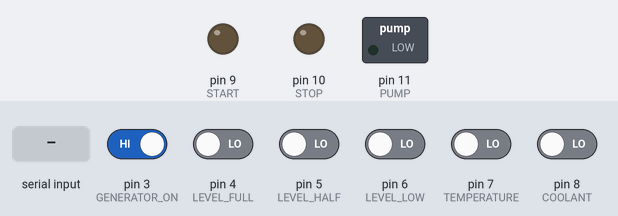
Bench run of a sketch on a simulated Arduino Uno, built with avr-gcc and run on an emulated ATmega328P. On the bench: switched loads named in the sketch (green lamp = pin HIGH), output pins drawn as LEDs (lit = HIGH). Dashed ring = blinking. The inputs (shaded band) are chosen by the test bench; at power-on: pin 3 (GENERATOR_ON) HIGH, pin 4 (LEVEL_FULL), pin 5 (LEVEL_HALF), pin 6 (LEVEL_LOW), pin 7 (TEMPERATURE), pin 8 (COOLANT) LOW. What the sketch prints to the serial monitor is not drawn.

Above: at 2.4 s.
2.5 s: "30,150\n" received over Serial
At 4.6 s:
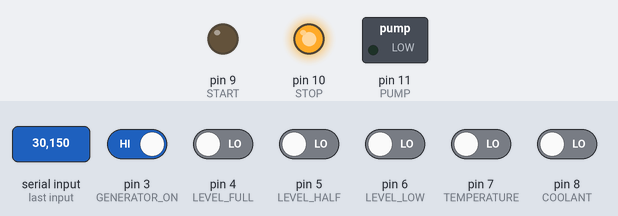
5.5 s: "90,45\n" received over Serial
At 7.3 s:
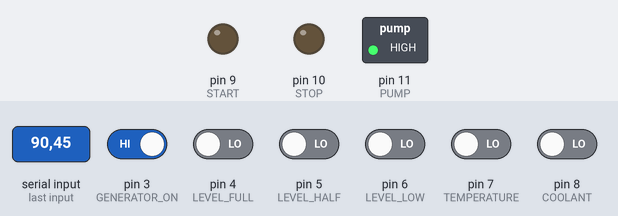
8.5 s: "1\n" received over Serial
At 9.8 s:
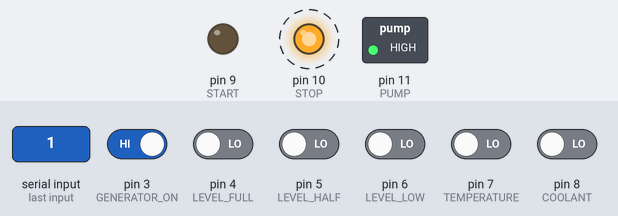
11.5 s: pin 3 (GENERATOR_ON) driven LOW
At 12.3 s:
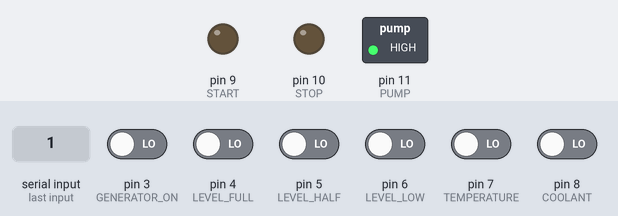
15.2 s: pin 4 (LEVEL_FULL) driven HIGH
At 16.5 s:
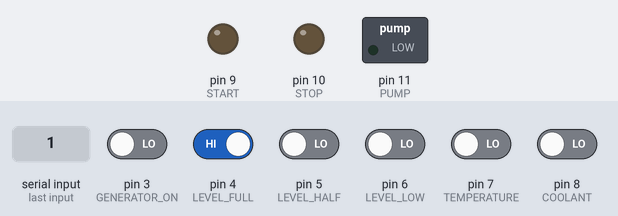
Timing chart, 0 to 18.2 s (numbered marks = the images above; inputs shaded):
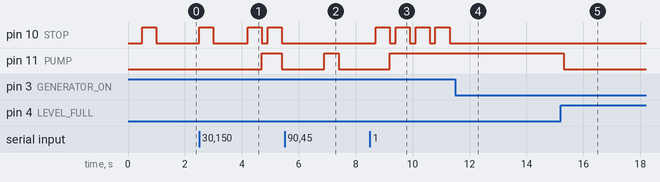

The sketch:

generator_control.ino
```cpp
const int ZESA_ON = 2;
const int GENERATOR_ON = 3;
const int LEVEL_FULL = 4;
const int LEVEL_HALF = 5;
const int LEVEL_LOW =6;
const int TEMPERATURE = 7;
const int COOLANT = 8;

// list of outputs to control
const int START =9;
const int STOP =10;
const int PUMP = 11;


void setup(){
  // list of inputs to monitor

pinMode(ZESA_ON, INPUT);
pinMode(GENERATOR_ON, INPUT);
pinMode(LEVEL_FULL, INPUT);
pinMode(LEVEL_HALF, INPUT);
pinMode(LEVEL_LOW, INPUT);

pinMode(START, OUTPUT);
pinMode(STOP, OUTPUT);
pinMode(PUMP, OUTPUT);
Serial.begin(9600);

}

void loop() {
  // check if in auto mode
  delay(500);
  Serial.println("Gone into auto check");
  manualMode();
}


void autoMode(){
  Serial.println("in auto mode");
  while(1){
      sendParameters();
      delay(200);
      char ch = Serial.read();
      Serial.flush();

      if(digitalRead(TEMPERATURE) == 1 || digitalRead(COOLANT) == 1){
      _stop();
      manualMode();
     }

      if(ch - '0' == 0){
        manualMode();
      }

      if(digitalRead(ZESA_ON != 1)){
      start();
      }else{
        _stop();
      }

     if(digitalRead(LEVEL_HALF)!= 1){
        startPump();
      // will implement timer based safeguard on the pump
     }
     if(digitalRead(LEVEL_FULL)){
        stopPump();
     }

  }

  }
void manualMode(){
      sendParameters();
      Serial.println("In manual mode");
      _stop();
      stopPump();
      int val;
      while(1){
        delay(500);
        while(1){
        char ch = Serial.read();
        Serial.flush();
        if(isDigit(ch)){
          val = (ch -'0');
          break;
              }
          }


      switch(val){
        case 1:
          //the integer 1 will start go to auto
          autoMode();
          break;
        case 2:
          //the integer 2 will start the generator manually
          start();
          break;
        case 3:
          //3 stops the generator
          _stop();
          break;
        case 4:
          //4 starts the pump
          startPump();
          break;
        case 5:
          //5 stops the pump
          stopPump();
          break;
        case 6:
          sendParameters();
          break;
        default:
          // if no Serial data
          Serial.println("NO data transmitted on manual mode");
          break;
                }
            }
        }

void start(){
  if(digitalRead(GENERATOR_ON) == 0){
    digitalWrite(START, HIGH);
    delay(200);
    digitalWrite(START, LOW);
    Serial.println("Generator started");
  }
}

void _stop(){
  if(digitalRead(GENERATOR_ON) == 1){
    digitalWrite(STOP, HIGH);
    delay(500);
    digitalWrite(STOP, LOW);
    Serial.println("Generator stopped");
  }
}

void startPump(){
    digitalWrite(PUMP, HIGH);
    Serial.println("Pump Started");
}

void stopPump(){
    digitalWrite(PUMP, LOW);
    Serial.println("Pump stopped");
  }

int autoCheck(){
  if(Serial.available()){
    while(1){
      char resp = Serial.read();
      Serial.flush();
      if(isDigit(resp)){
          int val = (resp - '0');
          Serial.println(val);
          return val;
      }
    }
}
}

void sendParameters(){
    char temp = '0';
    char cool = '0';
    char levl = '0';
    char genr = '0';
    if(digitalRead(TEMPERATURE) == HIGH){
      temp = "1";
    }
    if(digitalRead(COOLANT) == HIGH){
      cool = "1";
    }
    if(digitalRead(LEVEL_LOW) == HIGH){
      levl = "1";
    }
    if(digitalRead(GENERATOR_ON) == HIGH){
      genr = "1";
    }
    Serial.write(temp);
    Serial.write(",");Serial.write(cool);
    Serial.write(",");Serial.write(levl);
    Serial.write(",");Serial.write(genr);
}
```

Measured:
- after the input at 2.5 s, pin 10 (STOP): goes HIGH 0.50 s, LOW 1.2 s, HIGH 0.50 s, LOW 0.20 s, HIGH 0.50 s, then LOW, starting at once; pin 11 (PUMP): LOW → HIGH after 2.2 s, → LOW 0.70 s later
- after the input at 5.5 s, pin 11 (PUMP): LOW → HIGH after 1.4 s, → LOW 0.50 s later
- after the input at 8.5 s, pin 10 (STOP): alternates HIGH for 0.50 s and LOW for 0.20 s, starting after 0.20 s; pin 11 (PUMP): LOW → HIGH after 0.70 s
- after the input at 11.5 s, pin 10 (STOP): stops changing and stays LOW
- after the input at 15.2 s, pin 11 (PUMP): HIGH → LOW after 0.11 s
